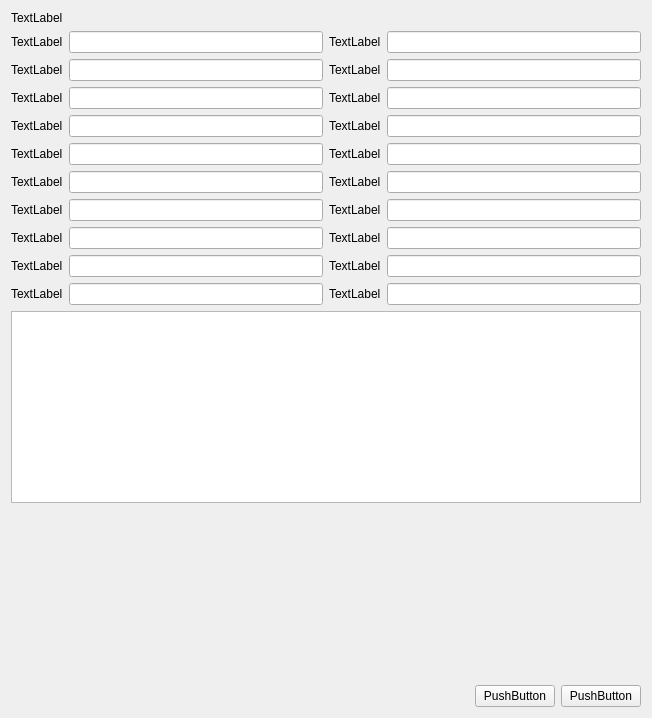
<?xml version="1.0" encoding="UTF-8"?>
<ui version="4.0">
 <class>Dialog</class>
 <widget class="QDialog" name="Dialog">
  <property name="geometry">
   <rect>
    <x>0</x>
    <y>0</y>
    <width>652</width>
    <height>718</height>
   </rect>
  </property>
  <property name="windowTitle">
   <string>Dialog</string>
  </property>
  <layout class="QVBoxLayout" name="verticalLayout">
   <item>
    <layout class="QVBoxLayout" name="itemLayout">
     <item>
      <widget class="QLabel" name="lbl_ItemName">
       <property name="text">
        <string>TextLabel</string>
       </property>
      </widget>
     </item>
     <item>
      <layout class="QHBoxLayout" name="allitemsLayout">
       <item>
        <layout class="QFormLayout" name="formLayout_5">
         <item row="0" column="0">
          <widget class="QLabel" name="label_16">
           <property name="text">
            <string>TextLabel</string>
           </property>
          </widget>
         </item>
         <item row="0" column="1">
          <widget class="QLineEdit" name="lineEdit_15"/>
         </item>
         <item row="1" column="0">
          <widget class="QLabel" name="label_17">
           <property name="text">
            <string>TextLabel</string>
           </property>
          </widget>
         </item>
         <item row="1" column="1">
          <widget class="QLineEdit" name="lineEdit_16"/>
         </item>
         <item row="2" column="0">
          <widget class="QLabel" name="label_21">
           <property name="text">
            <string>TextLabel</string>
           </property>
          </widget>
         </item>
         <item row="2" column="1">
          <widget class="QLineEdit" name="lineEdit_20"/>
         </item>
        </layout>
       </item>
       <item>
        <layout class="QFormLayout" name="formLayout_6">
         <item row="0" column="0">
          <widget class="QLabel" name="label_18">
           <property name="text">
            <string>TextLabel</string>
           </property>
          </widget>
         </item>
         <item row="0" column="1">
          <widget class="QLineEdit" name="lineEdit_17"/>
         </item>
         <item row="1" column="0">
          <widget class="QLabel" name="label_19">
           <property name="text">
            <string>TextLabel</string>
           </property>
          </widget>
         </item>
         <item row="1" column="1">
          <widget class="QLineEdit" name="lineEdit_18"/>
         </item>
         <item row="2" column="0">
          <widget class="QLabel" name="label_20">
           <property name="text">
            <string>TextLabel</string>
           </property>
          </widget>
         </item>
         <item row="2" column="1">
          <widget class="QLineEdit" name="lineEdit_19"/>
         </item>
        </layout>
       </item>
      </layout>
     </item>
     <item>
      <layout class="QHBoxLayout" name="foodItemLayout">
       <item>
        <layout class="QFormLayout" name="formLayout_3">
         <item row="0" column="0">
          <widget class="QLabel" name="label_10">
           <property name="text">
            <string>TextLabel</string>
           </property>
          </widget>
         </item>
         <item row="0" column="1">
          <widget class="QLineEdit" name="lineEdit_9"/>
         </item>
         <item row="1" column="0">
          <widget class="QLabel" name="label_11">
           <property name="text">
            <string>TextLabel</string>
           </property>
          </widget>
         </item>
         <item row="1" column="1">
          <widget class="QLineEdit" name="lineEdit_10"/>
         </item>
         <item row="2" column="0">
          <widget class="QLabel" name="label_12">
           <property name="text">
            <string>TextLabel</string>
           </property>
          </widget>
         </item>
         <item row="2" column="1">
          <widget class="QLineEdit" name="lineEdit_11"/>
         </item>
        </layout>
       </item>
       <item>
        <layout class="QFormLayout" name="formLayout_4">
         <item row="0" column="0">
          <widget class="QLabel" name="label_13">
           <property name="text">
            <string>TextLabel</string>
           </property>
          </widget>
         </item>
         <item row="0" column="1">
          <widget class="QLineEdit" name="lineEdit_12"/>
         </item>
         <item row="1" column="0">
          <widget class="QLabel" name="label_14">
           <property name="text">
            <string>TextLabel</string>
           </property>
          </widget>
         </item>
         <item row="1" column="1">
          <widget class="QLineEdit" name="lineEdit_13"/>
         </item>
         <item row="2" column="0">
          <widget class="QLabel" name="label_15">
           <property name="text">
            <string>TextLabel</string>
           </property>
          </widget>
         </item>
         <item row="2" column="1">
          <widget class="QLineEdit" name="lineEdit_14"/>
         </item>
        </layout>
       </item>
      </layout>
     </item>
     <item>
      <layout class="QHBoxLayout" name="nonFoodItemLayout">
       <item>
        <layout class="QFormLayout" name="formLayout">
         <item row="0" column="0">
          <widget class="QLabel" name="label">
           <property name="text">
            <string>TextLabel</string>
           </property>
          </widget>
         </item>
         <item row="0" column="1">
          <widget class="QLineEdit" name="lineEdit"/>
         </item>
         <item row="1" column="0">
          <widget class="QLabel" name="label_2">
           <property name="text">
            <string>TextLabel</string>
           </property>
          </widget>
         </item>
         <item row="1" column="1">
          <widget class="QLineEdit" name="lineEdit_2"/>
         </item>
         <item row="2" column="0">
          <widget class="QLabel" name="label_3">
           <property name="text">
            <string>TextLabel</string>
           </property>
          </widget>
         </item>
         <item row="2" column="1">
          <widget class="QLineEdit" name="lineEdit_3"/>
         </item>
         <item row="3" column="0">
          <widget class="QLabel" name="label_4">
           <property name="text">
            <string>TextLabel</string>
           </property>
          </widget>
         </item>
         <item row="3" column="1">
          <widget class="QLineEdit" name="lineEdit_4"/>
         </item>
        </layout>
       </item>
       <item>
        <layout class="QFormLayout" name="formLayout_2">
         <item row="0" column="0">
          <widget class="QLabel" name="label_5">
           <property name="text">
            <string>TextLabel</string>
           </property>
          </widget>
         </item>
         <item row="0" column="1">
          <widget class="QLineEdit" name="lineEdit_5"/>
         </item>
         <item row="1" column="0">
          <widget class="QLabel" name="label_6">
           <property name="text">
            <string>TextLabel</string>
           </property>
          </widget>
         </item>
         <item row="1" column="1">
          <widget class="QLineEdit" name="lineEdit_6"/>
         </item>
         <item row="2" column="0">
          <widget class="QLabel" name="label_7">
           <property name="text">
            <string>TextLabel</string>
           </property>
          </widget>
         </item>
         <item row="2" column="1">
          <widget class="QLineEdit" name="lineEdit_7"/>
         </item>
         <item row="3" column="0">
          <widget class="QLabel" name="label_8">
           <property name="text">
            <string>TextLabel</string>
           </property>
          </widget>
         </item>
         <item row="3" column="1">
          <widget class="QLineEdit" name="lineEdit_8"/>
         </item>
        </layout>
       </item>
      </layout>
     </item>
     <item>
      <widget class="QPlainTextEdit" name="itemNotes">
       <property name="documentTitle">
        <string/>
       </property>
       <property name="plainText">
        <string/>
       </property>
       <property name="placeholderText">
        <string>Notizen/Beschreibung</string>
       </property>
      </widget>
     </item>
    </layout>
   </item>
   <item>
    <spacer name="verticalSpacer">
     <property name="orientation">
      <enum>Qt::Vertical</enum>
     </property>
     <property name="sizeHint" stdset="0">
      <size>
       <width>20</width>
       <height>40</height>
      </size>
     </property>
    </spacer>
   </item>
   <item>
    <layout class="QHBoxLayout" name="buttonLayout">
     <item>
      <spacer name="horizontalSpacer">
       <property name="orientation">
        <enum>Qt::Horizontal</enum>
       </property>
       <property name="sizeHint" stdset="0">
        <size>
         <width>40</width>
         <height>20</height>
        </size>
       </property>
      </spacer>
     </item>
     <item>
      <widget class="QPushButton" name="pushButton_2">
       <property name="text">
        <string>PushButton</string>
       </property>
       <property name="autoDefault">
        <bool>false</bool>
       </property>
      </widget>
     </item>
     <item>
      <widget class="QPushButton" name="pushButton">
       <property name="text">
        <string>PushButton</string>
       </property>
       <property name="autoDefault">
        <bool>false</bool>
       </property>
      </widget>
     </item>
    </layout>
   </item>
  </layout>
 </widget>
 <resources/>
 <connections/>
</ui>
